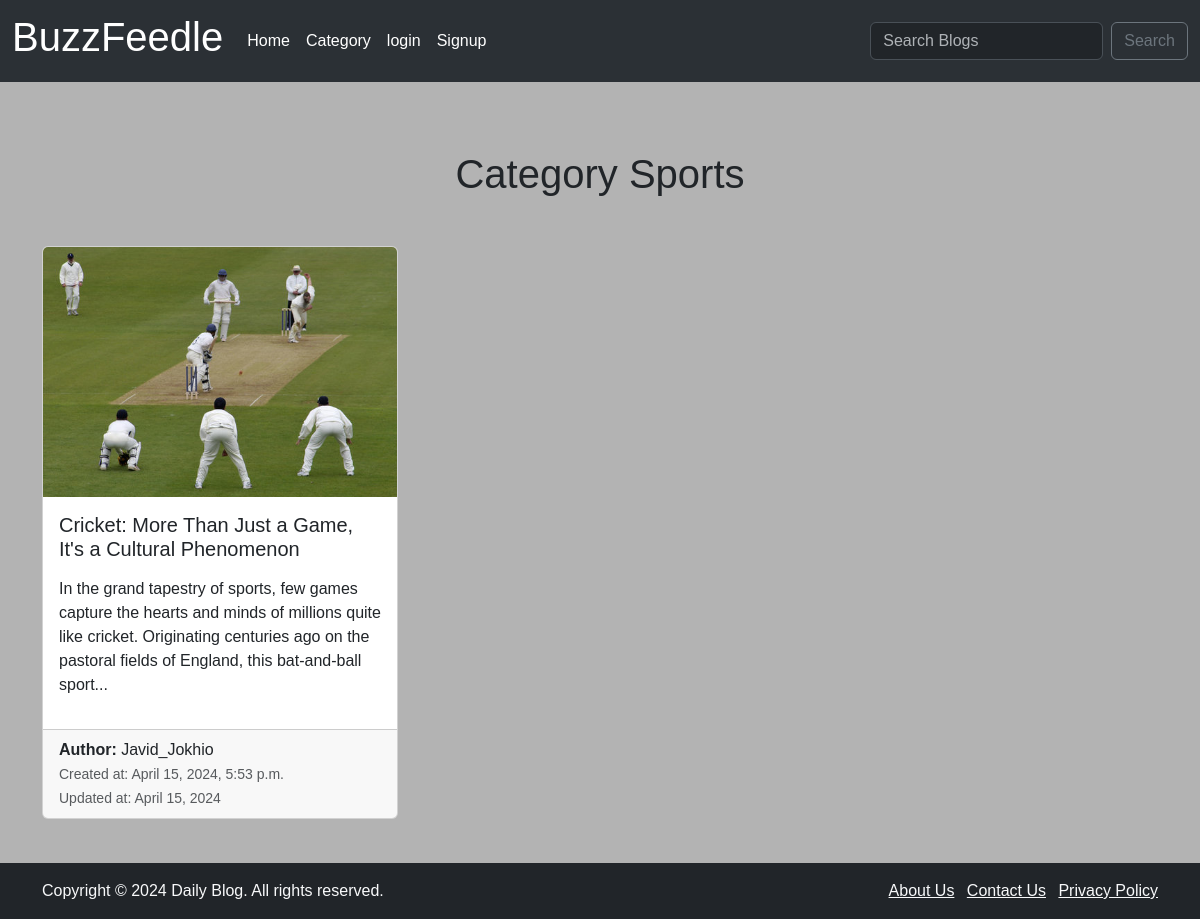
Page /category/sports/ on the committed database.
### App/models.py (models this page shows, shortened)
class Product(models.Model):
    author = models.ForeignKey(User ,on_delete=models.CASCADE )
    name = models.CharField(max_length=255)
    description = RichTextField(blank=True, null=True)
    category = models.CharField(max_length=255, default="uncategorized" )
    image = models.ImageField( upload_to='products/')
    created_at = models.DateTimeField(auto_now_add=True)
    updated_at = models.DateField(auto_now=True)
    likes = models.ManyToManyField(User, related_name="blog_post")
    def short_description(self):
        word = self.description.split()  #spilt the word into list
        if len(word) > 50:  # if word are greater than 50 then
            return " ".join(word[:30]) + "..."
        else:
            return self.description

### App/views.py (the view)
# urls.py: path("category/<str:cats>/", views.cateogry_views, name='category'),
def cateogry_views(request, cats):
    category_list = Product.objects.filter(category=cats.replace('-', ' '))
    return render(request, "categories.html", {"cats":cats.title().replace('-', ' '), "category_list":category_list})

### App/templates/categories.html (shortened to what this page needs)
{% extends 'base.html' %}
{% block content %}
{% if category_list %}
    <div class="container mt-5">
        <h1 class="text-center mb-5">Category {{cats}}</h1>
        <div class="row">
            {% for product in category_list %}
            <div class="col-md-4 mb-4">
                <div class="card h-100">
                    <a href="{% url 'product_detail' pk=product.pk %}" style="text-decoration: none; color: inherit;">
                        <img src="{{ product.image.url }}" alt="{{ product.created_name }}" class="card-img-top"
                        style="height: 250px; object-fit: cover;">
                    <div class="card-body">
                        <h5 class="card-title">{{ product.name }}</h5>
                        </a>
                        <p class="card-text">{{ product.short_description|safe }}</p>
                    </div>
                    <div class="card-footer">
                        <p class="mb-0"><strong>Author:</strong> {{ product.author }}</p>
                        <small class="text-muted">Created at: {{ product.created_at }}</small><br>
                        <small class="text-muted">Updated at: {{ product.updated_at }}</small>
                    </div>
                </div>
            </div>
            {% endfor %}
        </div>
    </div>
{% else %}
<h2>Sorry this page does not exist... </h2>
{% endif  %}
{% endblock %}

### App/static/css/stylesheet.css (style rules this page uses)
body { font-family: Arial, Helvetica, sans-serif; margin: 0; padding: 0; background-color: #b3b3b3; }

### rows in the picture
Product: category "Sports", image (picture), name "Cricket: More Than Just a Game, It's a Cultural Phenomenon", short_description "In the grand tapestry of sports, few games capture the hearts and minds of millions quite like cricket. Originating centuries ago on the pastoral fields of England, this bat-and-ball sport...", author "Javid_Jokhio", created_at "April 15, 2024, 5:53 p.m.", updated_at "April 15, 2024"
